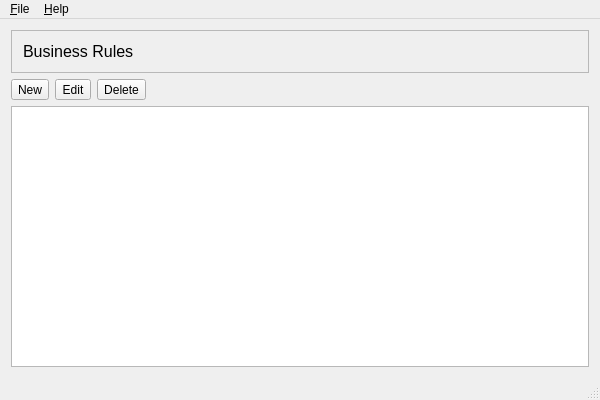
<?xml version="1.0" encoding="UTF-8"?>
<ui version="4.0">
 <class>IdsEditorClass</class>
 <widget class="QMainWindow" name="IdsEditorClass">
  <property name="geometry">
   <rect>
    <x>0</x>
    <y>0</y>
    <width>600</width>
    <height>400</height>
   </rect>
  </property>
  <property name="windowTitle">
   <string>IDS Editor</string>
  </property>
  <property name="windowIcon">
   <iconset resource="IdsEditor.qrc">
    <normaloff>:/IdsEditor/Resources/icon.png</normaloff>:/IdsEditor/Resources/icon.png</iconset>
  </property>
  <widget class="QWidget" name="centralWidget">
   <layout class="QVBoxLayout" name="verticalLayout">
    <item>
     <widget class="QFrame" name="frame">
      <property name="frameShape">
       <enum>QFrame::StyledPanel</enum>
      </property>
      <property name="frameShadow">
       <enum>QFrame::Raised</enum>
      </property>
      <layout class="QVBoxLayout" name="verticalLayout_2">
       <item>
        <widget class="QLabel" name="label">
         <property name="font">
          <font>
           <pointsize>12</pointsize>
          </font>
         </property>
         <property name="text">
          <string>Business Rules</string>
         </property>
        </widget>
       </item>
      </layout>
     </widget>
    </item>
    <item>
     <layout class="QHBoxLayout" name="horizontalLayout">
      <item>
       <widget class="QToolButton" name="NewBtn">
        <property name="toolTip">
         <string>New Business Rule</string>
        </property>
        <property name="text">
         <string>New</string>
        </property>
       </widget>
      </item>
      <item>
       <widget class="QToolButton" name="EditBtn">
        <property name="toolTip">
         <string>Edit Selected Business Rule</string>
        </property>
        <property name="text">
         <string>Edit</string>
        </property>
       </widget>
      </item>
      <item>
       <widget class="QToolButton" name="DeleteBtn">
        <property name="toolTip">
         <string>Delete Selected Business Rule</string>
        </property>
        <property name="text">
         <string>Delete</string>
        </property>
       </widget>
      </item>
      <item>
       <spacer name="horizontalSpacer">
        <property name="orientation">
         <enum>Qt::Horizontal</enum>
        </property>
        <property name="sizeHint" stdset="0">
         <size>
          <width>40</width>
          <height>20</height>
         </size>
        </property>
       </spacer>
      </item>
     </layout>
    </item>
    <item>
     <widget class="QTreeView" name="RulesTreeView"/>
    </item>
   </layout>
  </widget>
  <widget class="QMenuBar" name="MenuBar">
   <property name="geometry">
    <rect>
     <x>0</x>
     <y>0</y>
     <width>600</width>
     <height>18</height>
    </rect>
   </property>
   <widget class="QMenu" name="FileMenu">
    <property name="title">
     <string>&amp;File</string>
    </property>
    <addaction name="FileNewAct"/>
    <addaction name="FileOpenAct"/>
    <addaction name="FileSaveAct"/>
    <addaction name="FileSaveAsAct"/>
    <addaction name="separator"/>
    <addaction name="QuitAct"/>
    <addaction name="separator"/>
    <addaction name="LogAct"/>
   </widget>
   <widget class="QMenu" name="HelpMenu">
    <property name="title">
     <string>&amp;Help</string>
    </property>
    <addaction name="HelpAct"/>
    <addaction name="HelpAboutAct"/>
    <addaction name="HelpLicensingAct"/>
   </widget>
   <addaction name="FileMenu"/>
   <addaction name="HelpMenu"/>
  </widget>
  <widget class="QStatusBar" name="StatusBar"/>
  <action name="FileNewAct">
   <property name="text">
    <string>&amp;New</string>
   </property>
  </action>
  <action name="FileOpenAct">
   <property name="text">
    <string>&amp;Open</string>
   </property>
  </action>
  <action name="FileSaveAct">
   <property name="text">
    <string>&amp;Save</string>
   </property>
  </action>
  <action name="FileSaveAsAct">
   <property name="text">
    <string>Save &amp;As</string>
   </property>
  </action>
  <action name="QuitAct">
   <property name="text">
    <string>&amp;Quit</string>
   </property>
  </action>
  <action name="LogAct">
   <property name="text">
    <string>&amp;Log</string>
   </property>
  </action>
  <action name="HelpAct">
   <property name="text">
    <string>&amp;Help</string>
   </property>
  </action>
  <action name="HelpAboutAct">
   <property name="text">
    <string>&amp;About</string>
   </property>
  </action>
  <action name="HelpLicensingAct">
   <property name="text">
    <string>&amp;Licensing</string>
   </property>
  </action>
 </widget>
 <layoutdefault spacing="6" margin="11"/>
 <resources>
  <include location="IdsEditor.qrc"/>
 </resources>
 <connections/>
</ui>
